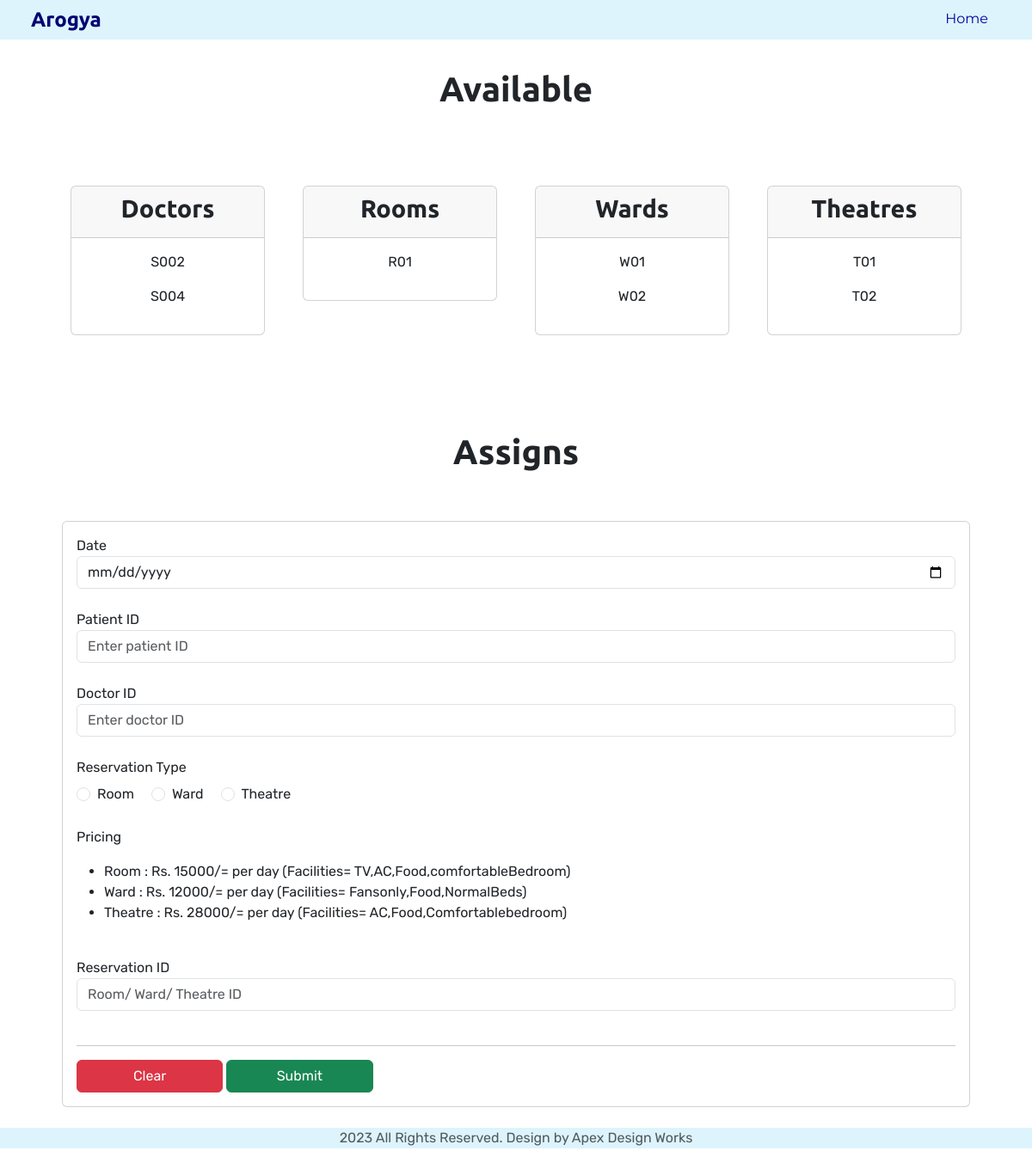
/staff/assign.php, run on the app's committed database.
### tables this page shows
CREATE TABLE `doctors` (
  `doctor_id` char(10) NOT NULL,
  `name` varchar(255) DEFAULT NULL,
  `speciality` varchar(255) DEFAULT NULL,
  `status` tinyint(1) DEFAULT 0,
  `doctor_availability` varchar(20) DEFAULT 'available'
);

CREATE TABLE `room` (
  `room_id` char(5) NOT NULL,
  `room_number` int(11) DEFAULT NULL,
  `room_availability` varchar(20) DEFAULT 'available'
);

CREATE TABLE `ward` (
  `ward_id` char(5) NOT NULL,
  `ward_number` int(11) DEFAULT NULL,
  `ward_availability` varchar(20) DEFAULT 'available'
);

CREATE TABLE `theatre` (
  `theatre_id` char(5) NOT NULL,
  `theatre_number` int(11) DEFAULT NULL,
  `theatre_availability` varchar(20) DEFAULT 'available'
);

### staff/assign.php (the view, shortened to what this page needs)
<!DOCTYPE html>
<html lang="en">
<head>
    <link href="https://cdn.jsdelivr.net/npm/bootstrap@5.3.1/dist/css/bootstrap.min.css" rel="stylesheet"
 />
    <link rel="stylesheet" href="../css/staff.css" />
</head>
<body>
    <section id="staffheader">
        <div class="container">
            <nav class="navbar navbar-expand-lg fixed-top p-0" style="background-color: #ddf4fc" id="navigationbar">
                <div class="container-fluid">
                    <a class="navbar-brand" href="room.html"> Arogya </a>
                    <div class="collapse navbar-collapse" id="navbarSupportedContent">
                        <ul class="nav nav-underline ms-auto p-0" id="pillNav2">
                            <li class="nav-item">
                                <a class="nav-link" href="room.html">Home</a>
                            </li>
                        </ul>
                    </div>
                </div>
            </nav>
        </div>
    </section>
    <section id="patientmanagement">
        <h2>Available</h2>
        <br /><br />
        <div class="container align-content-center">
            <div class="row">
                <?php
                $servername = "localhost";
                $username = "root";
                $password = "";
                $dbname = "db_arogya";
                $conn = new mysqli($servername, $username, $password, $dbname);
                $queryDoctor = "SELECT * FROM doctors WHERE doctor_availability = 'available' AND status = 1";
                $resultDoctor = $conn->query($queryDoctor);
                $queryRoom = "SELECT * FROM room WHERE room_availability = 'available'";
                $resultRoom = $conn->query($queryRoom);
                $queryWard = "SELECT * FROM ward WHERE ward_availability = 'available'";
                $resultWard = $conn->query($queryWard);
                $queryTheatre = "SELECT * FROM theatre WHERE theatre_availability = 'available'";
                $resultTheatre = $conn->query($queryTheatre);
                ?>
                <div class="patient-coloumn col-md-3">
                    <div class="card">
                        <div class="card-header">
                            <h4>Doctors</h4>
                        </div>
                        <div class="card-body">
                            <?php
                            if ($resultDoctor->num_rows > 0) {
                                while ($row = $resultDoctor->fetch_assoc()) {
                                    echo "<p>" . $row["doctor_id"] . "</p>";
                                }
                            } else {
                                echo "<p>No records found</p>";
                            }
                            ?>
                        </div>
                    </div>
                </div>
                <div class="patient-coloumn col-md-3">
                    <div class="card">
                        <div class="card-header">
                            <h4>Rooms</h4>
                        </div>
                        <div class="card-body">
                            <?php
                            if ($resultRoom->num_rows > 0) {
                                while ($row = $resultRoom->fetch_assoc()) {
                                    echo "<p>" . $row["room_id"] . "</p>";
                                }
                            } else {
                                echo "<p>No records found</p>";
                            } ?>
                        </div>
                    </div>
                </div>
                <div class="patient-coloumn col-md-3">
                    <div class="card">
                        <div class="card-header">
                            <h4>Wards</h4>
                        </div>
                        <div class="card-body">
                            <?php
                            if ($resultWard->num_rows > 0) {
                                while ($row = $resultWard->fetch_assoc()) {
                                    echo "<p>" . $row["ward_id"] . "</p>";
                                }
                            } else {
                                echo "<p>No records found</p>";
                            } ?>
                        </div>
                    </div>
                </div>
                <div class="patient-coloumn col-md-3">
                    <div class="card">
                        <div class="card-header">
                            <h4>Theatres</h4>
                        </div>
                        <div class="card-body">
                            <?php
                            if ($resultTheatre->num_rows > 0) {
                                while ($row = $resultTheatre->fetch_assoc()) {
                                    echo "<p>" . $row["theatre_id"] . "</p>";
                                }
                            } else {
                                echo "<p>No records found</p>";
                            }
                            ?>
                        </div>
                    </div>
                </div>
            </div>
        </div>
    </section>
    <section id="addstaff">
        <h2 style="text-align:center;">Assigns</h2>
        <br /><br />
        <div class="container">
            <div class="card">
                <div class="card-body">
                    <form id="adddoctorform" action="#" method="post" novalidate autocomplete="off">
                        <div class="form-group">
                            <label for="inputDate">Date</label>
                            <input type="date" class="form-control" id="inputDate" name="reserve_date" required />
                        </div>
                        <br>
                        <div class="form-group">
                            <label for="inputPatID">Patient ID</label>
                            <input type="text" class="form-control" id="inputPatID" name="patient_id"
                                placeholder="Enter patient ID" required />
                        </div>
                        <br>
                        <div class="form-group">
                            <label for="inputDocID">Doctor ID</label>
                            <input type="text" class="form-control" id="inputDocID" name="doctor_id"
                                placeholder="Enter doctor ID" required />
                        </div>
                        <br>
                        <div class="form-group">
                            <legend class="col-form-label pt-0">Reservation Type</legend>
                            <div class="form-check form-check-inline">
                                <input type="radio" class="form-check-input" id="inlineRadioType1"
                                    name="reservation_type" value="room" required />
                                <label class="form-check-label" for="inlineRadioType1">Room</label>
                            </div>
                            <div class="form-check form-check-inline">
                                <input type="radio" class="form-check-input" id="inlineRadioType2"
                                    name="reservation_type" value="ward" required />
                                <label class="form-check-label" for="inlineRadioType2">Ward</label>
                            </div>
                            <div class="form-check form-check-inline">
                                <input type="radio" class="form-check-input" id="inlineRadioType3"
                                    name="reservation_type" value="theatre" required />
                                <label class="form-check-label" for="inlineRadioType3">Theatre</label>
                            </div>
                            <br><br>
                            <p>Pricing </p>
                            <ul>
                                <li>Room    : Rs. 15000/= per day    (Facilities= TV,AC,Food,comfortableBedroom)</li>
                                <li>Ward    : Rs. 12000/= per day    (Facilities= Fansonly,Food,NormalBeds)</li>
                                <li>Theatre : Rs. 28000/= per day    (Facilities= AC,Food,Comfortablebedroom)</li>
                            </ul>
                        </div>
                        <br>
                        <div class="form-group">
                            <label for="reservation_id">Reservation ID</label>
                            <input type="text" class="form-control" id="reservation_id" name="reservation_id"
                                placeholder="Room/ Ward/ Theatre ID" required />
                        </div>
                        <br>
                        <hr />
                        <button class="btn btn-danger btn-block col-lg-2" type="reset">
                            Clear
                        </button>
                        <button class="btn btn-success btn-block col-lg-2" type="submit" onclick="displayAlertBox()">
                            Submit
                        </button>
                    </form>
                </div>
            </div>
        </div>
    </section>
    <footer id="footer">
        <div class="my-4 text-muted text-center">
            <p>2023 All Rights Reserved. Design by Apex Design Works</p>
        </div>
    </footer>
</body>
</html>

### css/staff.css (style rules this page uses)
body { font-family: "Rubik", sans-serif; }
h2 { font-family: "ubuntu", sans-serif; font-size: 2.5rem; font-weight: 700; }
h4 { font-family: "ubuntu", sans-serif; font-size: 1.8rem; font-weight: 700; }
.container-fluid { padding: 0% 3%; }
.navbar { padding: 10px 0; }
.navbar-brand { font-family: "Ubuntu", sans-serif; font-size: 1.5rem; font-weight: bold; color: #000071; }
.nav-item { padding: 0 15px; }
.nav-link { font-size: 1rem; font-family: "Montserrat", sans-serif; font-weight: 400; color: #0000a1; }
#patientmanagement, #staffmanagement, #viewdoctors, #manageall, #setavailabledoctor { padding: 80px 60px 0px; text-align: center; }
#addpatient, #adddoctor, #addstaff, #roomassign { padding: 80px 60px 0px; }
.patient-coloumn { padding: 3% 2%; }
#footer { background-color: #ddf4fc; }

### data on the page
doctors: doctor_id "S002"
doctors: doctor_id "S004"
room: room_id "R01"
ward: ward_id "W01"
ward: ward_id "W02"
theatre: theatre_id "T01"
theatre: theatre_id "T02"
